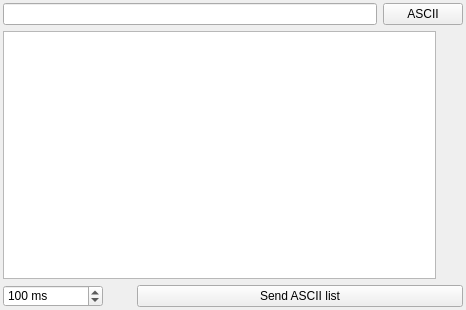
          <widget class="QWidget" name="pageASCII">
           <property name="geometry">
            <rect>
             <x>0</x>
             <y>0</y>
             <width>466</width>
             <height>310</height>
            </rect>
           </property>
           <attribute name="icon">
            <iconset resource="im.qrc">
             <normaloff>:/im/ascii.png</normaloff>:/im/ascii.png</iconset>
           </attribute>
           <attribute name="label">
            <string>ASCII</string>
           </attribute>
           <layout class="QVBoxLayout" name="verticalLayout_12">
            <property name="spacing">
             <number>6</number>
            </property>
            <property name="leftMargin">
             <number>3</number>
            </property>
            <property name="topMargin">
             <number>3</number>
            </property>
            <property name="rightMargin">
             <number>3</number>
            </property>
            <property name="bottomMargin">
             <number>3</number>
            </property>
            <item>
             <layout class="QHBoxLayout" name="horizontalLayout_6">
              <item>
               <widget class="QLineEdit" name="leText">
                <property name="font">
                 <font>
                  <weight>50</weight>
                  <bold>false</bold>
                 </font>
                </property>
                <property name="toolTip">
                 <string extracomment="Текстовая строка">Text string</string>
                </property>
                <property name="clearButtonEnabled">
                 <bool>true</bool>
                </property>
               </widget>
              </item>
              <item>
               <widget class="QPushButton" name="btText">
                <property name="font">
                 <font>
                  <weight>50</weight>
                  <bold>false</bold>
                 </font>
                </property>
                <property name="toolTip">
                 <string extracomment="Отправить текстовую строку">Send text-string</string>
                </property>
                <property name="text">
                 <string>ASCII</string>
                </property>
               </widget>
              </item>
             </layout>
            </item>
            <item>
             <layout class="QHBoxLayout" name="horizontalLayout_2">
              <property name="spacing">
               <number>3</number>
              </property>
              <item>
               <widget class="MyListWidget" name="listASCII">
                <property name="toolTip">
                 <string>Text strings</string>
                </property>
                <property name="editTriggers">
                 <set>QAbstractItemView::AnyKeyPressed|QAbstractItemView::DoubleClicked|QAbstractItemView::EditKeyPressed</set>
                </property>
                <property name="dragDropMode">
                 <enum>QAbstractItemView::InternalMove</enum>
                </property>
                <property name="alternatingRowColors">
                 <bool>true</bool>
                </property>
                <property name="verticalScrollMode">
                 <enum>QAbstractItemView::ScrollPerPixel</enum>
                </property>
                <property name="horizontalScrollMode">
                 <enum>QAbstractItemView::ScrollPerPixel</enum>
                </property>
               </widget>
              </item>
              <item>
               <layout class="QVBoxLayout" name="verticalLayout_10">
                <property name="spacing">
                 <number>3</number>
                </property>
                <item>
                 <widget class="QPushButton" name="btSendASCIILine">
                  <property name="sizePolicy">
                   <sizepolicy hsizetype="Fixed" vsizetype="Fixed">
                    <horstretch>0</horstretch>
                    <verstretch>0</verstretch>
                   </sizepolicy>
                  </property>
                  <property name="minimumSize">
                   <size>
                    <width>24</width>
                    <height>24</height>
                   </size>
                  </property>
                  <property name="maximumSize">
                   <size>
                    <width>24</width>
                    <height>24</height>
                   </size>
                  </property>
                  <property name="toolTip">
                   <string extracomment="Отправить строку">Send selected string</string>
                  </property>
                  <property name="text">
                   <string/>
                  </property>
                  <property name="icon">
                   <iconset resource="im.qrc">
                    <normaloff>:/im/send.png</normaloff>:/im/send.png</iconset>
                  </property>
                  <property name="iconSize">
                   <size>
                    <width>24</width>
                    <height>24</height>
                   </size>
                  </property>
                  <property name="flat">
                   <bool>true</bool>
                  </property>
                 </widget>
                </item>
                <item>
                 <widget class="QPushButton" name="btAddASCII">
                  <property name="sizePolicy">
                   <sizepolicy hsizetype="Fixed" vsizetype="Fixed">
                    <horstretch>0</horstretch>
                    <verstretch>0</verstretch>
                   </sizepolicy>
                  </property>
                  <property name="minimumSize">
                   <size>
                    <width>24</width>
                    <height>24</height>
                   </size>
                  </property>
                  <property name="maximumSize">
                   <size>
                    <width>24</width>
                    <height>24</height>
                   </size>
                  </property>
                  <property name="toolTip">
                   <string extracomment="Добавить строку">Add string</string>
                  </property>
                  <property name="text">
                   <string/>
                  </property>
                  <property name="icon">
                   <iconset resource="im.qrc">
                    <normaloff>:/im/Add(5).png</normaloff>:/im/Add(5).png</iconset>
                  </property>
                  <property name="iconSize">
                   <size>
                    <width>24</width>
                    <height>24</height>
                   </size>
                  </property>
                  <property name="flat">
                   <bool>true</bool>
                  </property>
                 </widget>
                </item>
                <item>
                 <widget class="QPushButton" name="btRemoveASCII">
                  <property name="sizePolicy">
                   <sizepolicy hsizetype="Fixed" vsizetype="Fixed">
                    <horstretch>0</horstretch>
                    <verstretch>0</verstretch>
                   </sizepolicy>
                  </property>
                  <property name="minimumSize">
                   <size>
                    <width>24</width>
                    <height>24</height>
                   </size>
                  </property>
                  <property name="maximumSize">
                   <size>
                    <width>24</width>
                    <height>24</height>
                   </size>
                  </property>
                  <property name="toolTip">
                   <string extracomment="Удалить строку">Delete string</string>
                  </property>
                  <property name="text">
                   <string/>
                  </property>
                  <property name="icon">
                   <iconset resource="im.qrc">
                    <normaloff>:/im/minus.png</normaloff>:/im/minus.png</iconset>
                  </property>
                  <property name="iconSize">
                   <size>
                    <width>24</width>
                    <height>24</height>
                   </size>
                  </property>
                  <property name="flat">
                   <bool>true</bool>
                  </property>
                 </widget>
                </item>
                <item>
                 <spacer name="verticalSpacer">
                  <property name="orientation">
                   <enum>Qt::Vertical</enum>
                  </property>
                  <property name="sizeHint" stdset="0">
                   <size>
                    <width>20</width>
                    <height>40</height>
                   </size>
                  </property>
                 </spacer>
                </item>
               </layout>
              </item>
             </layout>
            </item>
            <item>
             <layout class="QHBoxLayout" name="horizontalLayout_8">
              <item>
               <widget class="QSpinBox" name="sbTextPause">
                <property name="sizePolicy">
                 <sizepolicy hsizetype="Fixed" vsizetype="Fixed">
                  <horstretch>0</horstretch>
                  <verstretch>0</verstretch>
                 </sizepolicy>
                </property>
                <property name="minimumSize">
                 <size>
                  <width>100</width>
                  <height>20</height>
                 </size>
                </property>
                <property name="font">
                 <font>
                  <weight>50</weight>
                  <bold>false</bold>
                 </font>
                </property>
                <property name="toolTip">
                 <string extracomment="Задержка между строками">Delay between strings</string>
                </property>
                <property name="styleSheet">
                 <string notr="true"/>
                </property>
                <property name="suffix">
                 <string> ms</string>
                </property>
                <property name="minimum">
                 <number>1</number>
                </property>
                <property name="maximum">
                 <number>10000</number>
                </property>
                <property name="value">
                 <number>100</number>
                </property>
               </widget>
              </item>
              <item>
               <widget class="QPushButton" name="btLoopASCII">
                <property name="sizePolicy">
                 <sizepolicy hsizetype="Fixed" vsizetype="Fixed">
                  <horstretch>0</horstretch>
                  <verstretch>0</verstretch>
                 </sizepolicy>
                </property>
                <property name="maximumSize">
                 <size>
                  <width>22</width>
                  <height>22</height>
                 </size>
                </property>
                <property name="toolTip">
                 <string extracomment="Зациклить">Loop</string>
                </property>
                <property name="text">
                 <string/>
                </property>
                <property name="icon">
                 <iconset resource="im.qrc">
                  <normaloff>:/im/view-refresh.png</normaloff>:/im/view-refresh.png</iconset>
                </property>
                <property name="iconSize">
                 <size>
                  <width>20</width>
                  <height>20</height>
                 </size>
                </property>
                <property name="checkable">
                 <bool>true</bool>
                </property>
                <property name="flat">
                 <bool>true</bool>
                </property>
               </widget>
              </item>
              <item>
               <widget class="QPushButton" name="btSendText">
                <property name="toolTip">
                 <string extracomment="Отправить строки">Send strings</string>
                </property>
                <property name="text">
                 <string>Send ASCII list</string>
                </property>
               </widget>
              </item>
             </layout>
            </item>
           </layout>
          </widget>
